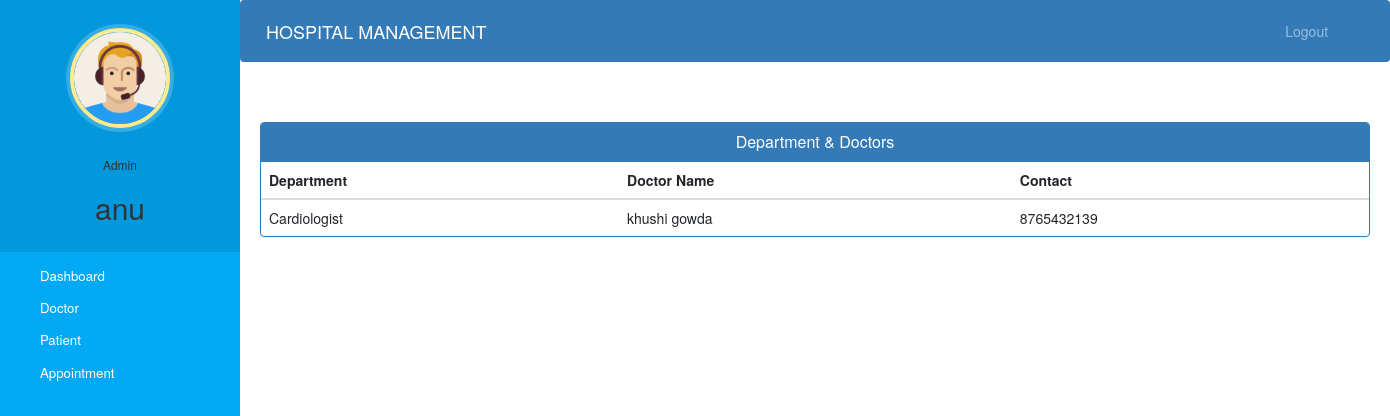
Screenshot of /admin-view-doctor-specialisation (signed in) with the database file from the repository.
### hospital/models.py (models this page shows, shortened)
class Doctor(models.Model):
    user=models.OneToOneField(User,on_delete=models.CASCADE)
    profile_pic= models.ImageField(upload_to='profile_pic/DoctorProfilePic/',null=True,blank=True)
    address = models.CharField(max_length=40)
    mobile = models.CharField(max_length=20,null=True)
    department= models.CharField(max_length=50,choices=departments,default='Cardiologist')
    status=models.BooleanField(default=False)
    @property
    def get_name(self):
        return self.user.first_name+" "+self.user.last_name

### hospital/views.py (the view)
# urls.py: path('admin-view-doctor-specialisation',views.admin_view_doctor_specialisation_view,name='admin-view-doctor-specialisation'),
@login_required(login_url='adminlogin')
@user_passes_test(is_admin)
def admin_view_doctor_specialisation_view(request):
    doctors=models.Doctor.objects.all().filter(status=True)
    return render(request,'hospital/admin_view_doctor_specialisation.html',{'doctors':doctors})

### hospital/views.py (called while the page is built)
def is_admin(user):
    return user.groups.filter(name='ADMIN').exists()

### templates/hospital/admin_view_doctor_Specialisation.html (shortened to what this page needs)
{% extends 'hospital/admin_base.html' %}
{% block content %}
<head>
  <link href="//netdna.bootstrapcdn.com/bootstrap/3.0.0/css/bootstrap.min.css" rel="stylesheet" id="bootstrap-css">
</head>
<div class="container">
  <div class="panel panel-primary">
    <div class="panel-heading">
      <h6 class="panel-title">Department & Doctors</h6>
    </div>
    <table class="table table-hover" id="dev-table">
      <thead>
        <tr>
          <th>Department</th>
          <th>Doctor Name</th>
          <th>Contact</th>
        </tr>
      </thead>
      {% for d in doctors %}
      <tr>
        <td>{{d.department}}</td>
        <td> {{d.get_name}}</td>
        <td>{{d.mobile}}</td>
      </tr>
      {% endfor %}
    </table>
  </div>
</div>
{% endblock content %}

### templates/hospital/admin_base.html (shortened to what this page needs)
<!DOCTYPE html>
{% load static %}
<html lang="en">
<head>
  <link rel="stylesheet" href="https://stackpath.bootstrapcdn.com/bootstrap/4.3.1/css/bootstrap.min.css">
  <link rel="stylesheet" href="https://maxcdn.bootstrapcdn.com/font-awesome/4.7.0/css/font-awesome.min.css">
  <link rel="stylesheet" href="{% static '/style.css' %}">
</head>
<body>
  <nav class="menu" tabindex="0">
    <header class="avatar">
      <img src="{% static "images/adminpropic.png" %}" />
      <br><br>
      <h6>Admin</h6>
      <h2>{{request.user.first_name}}</h2>
    </header>
    <ul>
      <li tabindex="0" class="icon-dashboard"> <a style="color:white; text-decoration:none;" href="/admin-dashboard"><span>Dashboard</span></a> </li>
      <li tabindex="0" class="icon-customers"> <a style="color:white; text-decoration:none;" href="/admin-doctor"><span>Doctor</span></a></li>
      <li tabindex="0" class="icon-users"> <a style="color:white; text-decoration:none;" href="/admin-patient"><span>Patient</span></a></li>
      <li tabindex="0" class="icon-calendar"> <a style="color:white; text-decoration:none;" href="/admin-appointment"><span>Appointment</span></a></li>
    </ul>
  </nav>
  <main>
    <div class="bs-example">
      <nav class="navbar navbar-expand-md  navbar-dark fixed-top" style="background:#337AB7;">
        <a href="/admin-dashboard" class="navbar-brand">HOSPITAL MANAGEMENT</a>
        <div class="collapse navbar-collapse justify-content-between" id="navbarCollapse">
          <div class="navbar-nav" style=" margin-left: 90%;">
            <a href="/logout" class="nav-item nav-link">Logout</a>
          </div>
        </div>
      </nav>
    </div>
    <br><br>
    {% block content %}
    {% endblock content %}
    <br><br><br><br>
  </main>
</body>
</html>

### static/style.css (style rules this page uses)
body { padding-left: 240px; }
main { position: relative; height: 100vh; }
.menu { background: #5bc995; height: 100vh; width: 240px; position: fixed; top: 0px; left: 0; z-index: 5; outline: none; }
.menu .avatar { background: rgba(0, 0, 0, 0.1); padding: 2em 0.5em; text-align: center; }
.menu .avatar img { width: 100px; border-radius: 50%; overflow: hidden; border: 4px solid #ffea92; box-shadow: 0 0 0 4px rgba(255, 255, 255, 0.2); }
.menu .avatar h2 { font-weight: normal; margin-bottom: 0; }
.menu ul { list-style: none; padding: 0.5em 0; margin: 0; }
.menu ul li { padding: 0.5em 1em 0.5em 3em; font-size: 0.95em; font-weight: regular; background-repeat: no-repeat; background-position: left 15px center; background-size: auto 20px; transition: all 0.15s linear; cursor: pointer; }
.menu ul li.icon-dashboard { background-image: url("http://www.entypo.com/images//gauge.svg"); }
.menu ul li.icon-customers { background-image: url("http://www.entypo.com/images//briefcase.svg"); }
.menu ul li.icon-users { background-image: url("http://www.entypo.com/images//users.svg"); }
.menu ul li.icon-calendar { background-image: url("http://www.entypo.com/images//calendar.svg"); }

### templates/hospital/admin_base.html (style rules this page uses)
a:link { text-decoration: none; }
a { color: white; }
body { padding-left: 240px; }
main { position: relative; height: 100vh; }
.menu { background: #03a9f4; height: 100vh; width: 240px; position: fixed; top: 0px; left: 0; z-index: 5; outline: none; }
.menu .avatar { background: rgba(0, 0, 0, 0.1); padding: 2em 0.5em; text-align: center; }
.menu .avatar img { width: 100px; border-radius: 50%; overflow: hidden; border: 4px solid #ffea92; box-shadow: 0 0 0 4px rgba(255, 255, 255, 0.2); }
.menu .avatar h2 { font-weight: normal; margin-bottom: 0; }
.menu ul { list-style: none; padding: 0.5em 0; margin: 0; }
.menu ul li { padding: 0.5em 1em 0.5em 3em; font-size: 0.95em; font-weight: regular; background-repeat: no-repeat; background-position: left 15px center; background-size: auto 20px; transition: all 0.15s linear; cursor: pointer; }
.menu ul li.icon-dashboard { background-image: url("http://www.entypo.com/images//gauge.svg"); }
.menu ul li.icon-customers { background-image: url("http://www.entypo.com/images//briefcase.svg"); }
.menu ul li.icon-users { background-image: url("http://www.entypo.com/images//users.svg"); }
.menu ul li.icon-calendar { background-image: url("http://www.entypo.com/images//calendar.svg"); }

### templates/hospital/admin_view_doctor_Specialisation.html (style rules this page uses)
a:link { text-decoration: none; }
h6 { text-align: center; }

### rows the page displays
Doctor: department "Cardiologist", get_name "khushi gowda", mobile "8765432139"

### other values shown
{{ request.user.first_name }} "anu"
